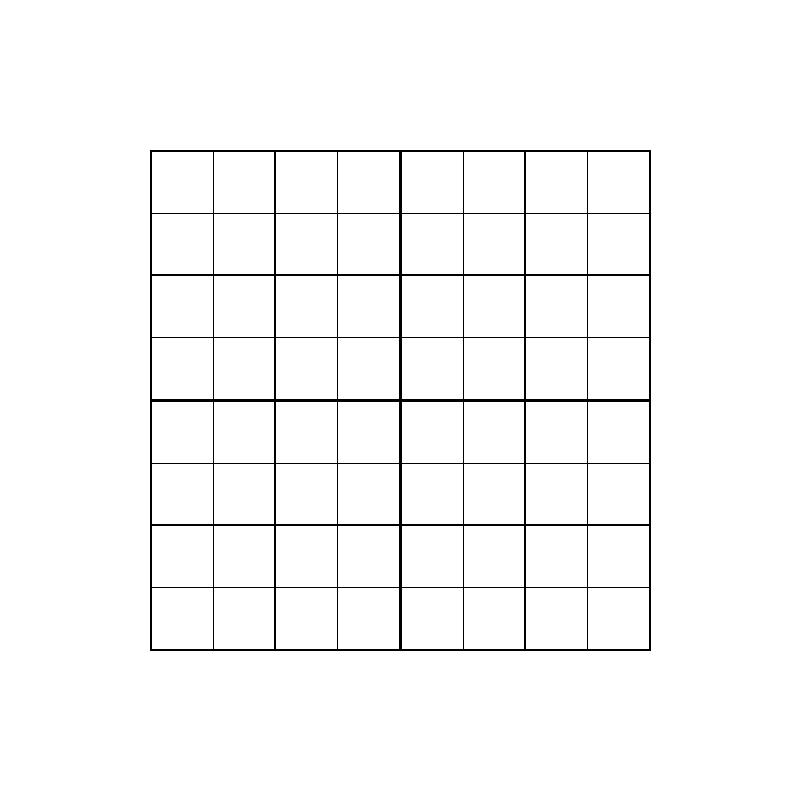
Frame 1 (no input)
Frame 60 (the mouse pressed at the canvas centre just before this capture): identical to frame 1, image omitted
Frame 120 (the mouse held since frame 60 and released just before this capture): identical to frame 1, image omitted

The Processing sketch that drew this single still picture (run headless with seeded random() and noise(); from frame 60 on, the mouse is pressed at the canvas centre):

// Processing sketch: recursius04
// ── recursius04.pde
void setup(){
  size(800, 800);
  stroke(0); noFill();
  rectMode(CENTER);
}

void draw(){
  background(255);
  rectDividit(width/2, height/2, 500, 500);
}

void rectDividit(int x, int y, int w, int h){
  rect(x, y, w, h);
  if(w>100){
    rectDividit(x - w/4, y - h/4, w/2, h/2);
    rectDividit(x + w/4, y - h/4, w/2, h/2);
    rectDividit(x - w/4, y + h/4, w/2, h/2);
    rectDividit(x + w/4, y + h/4, w/2, h/2);
  }
}
